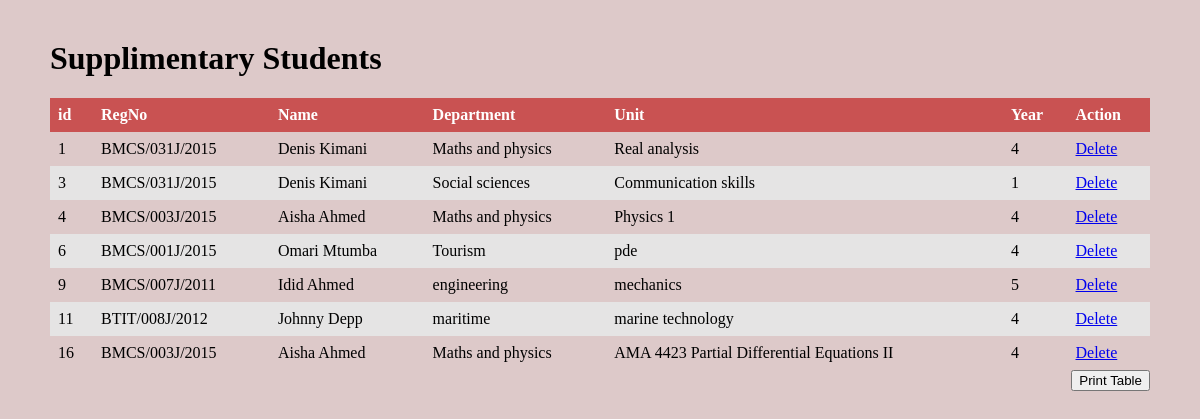
Screenshot of /Admin/enrolled1.php with the database file from the repository.
### tables this page shows
CREATE TABLE `enrolled` (
  `s_id` int(11) NOT NULL,
  `regno` varchar(255) NOT NULL,
  `name` varchar(255) NOT NULL,
  `department` varchar(255) NOT NULL,
  `unit` varchar(255) NOT NULL,
  `year` int(11) NOT NULL,
  `type` enum('SPECIAL','SUPP') NOT NULL
);

### Admin/enrolled1.php (the view, shortened to what this page needs)
<?php
$conn=mysqli_connect('localhost', 'root', '');
mysqli_select_db($conn,'phplearning') or die(mysqli_error($conn));
$sql="SELECT * FROM enrolled WHERE type='SPECIAL'";
$records=mysqli_query($conn, $sql);
 ?>
<!DOCTYPE html>
<html lang="en" dir="ltr">
  <head>
  </head>
  <body>
    <h1>Supplimentary Students</h1>
    <div style="overflow-x:auto;">
    <table id="zctb" class="display table table-striped table-bordered table-hover" cellspacing="0" width="100%" padding="3px">
      <tr>
        <th>id</th>
        <th>RegNo</th>
        <th>Name</th>
        <th>Department</th>
        <th>Unit</th>
        <th>Year</th>
        <th>Action</th>
      <tr>
    <?php
    while($student=mysqli_fetch_assoc($records)){
      echo "<tr>";
      echo "<td>".$student['s_id']."</td>";
      echo "<td>".$student['regno']."</td>";
      echo "<td>".$student['name']."</td>";
      echo "<td>".$student['department']."</td>";
      echo "<td>".$student['unit']."</td>";
      echo "<td>".$student['year']."</td>";
      echo "<td><a href='delete.php?id=".$student['s_id']."'>Delete</a></td>";
      echo "</tr>";
    }
     ?>
    </table>
    <div class="btn btn-success" style="float:right">
    <form>
      <button class="btn">Print Table</button>
    </form>
    </div>
  </div>
  </body>
</html>

### Admin/enrolled1.php (style rules this page uses)
body { background:#DDC9C9; margin-left: 50px; margin-right: 50px; margin-top: 40px; }
table { border-collapse: collapse; width: 100%; }
th, td { text-align: left; padding: 8px; }
tr:nth-child(even) { background-color: #E5E4E4 }
th { background-color: #C95252; color: white; }

### rows the page displays
enrolled: s_id "1", regno "BMCS/031J/2015", name "Denis Kimani", department "Maths and physics", unit "Real analysis", year "4"
enrolled: s_id "3", regno "BMCS/031J/2015", name "Denis Kimani", department "Social sciences", unit "Communication skills", year "1"
enrolled: s_id "4", regno "BMCS/003J/2015", name "Aisha Ahmed", department "Maths and physics", unit "Physics 1", year "4"
enrolled: s_id "6", regno "BMCS/001J/2015", name "Omari Mtumba", department "Tourism", unit "pde", year "4"
enrolled: s_id "9", regno "BMCS/007J/2011", name "Idid Ahmed", department "engineering", unit "mechanics", year "5"
enrolled: s_id "11", regno "BTIT/008J/2012", name "Johnny Depp", department "maritime", unit "marine technology", year "4"
enrolled: s_id "16", regno "BMCS/003J/2015", name "Aisha Ahmed", department "Maths and physics", unit "AMA 4423 Partial Differential Equations II", year "4"
